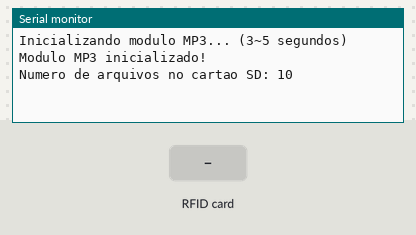
Recording of a sketch running on a simulated Arduino Uno, built with avr-gcc and run on an emulated ATmega328P. Shown: the last lines printed to the serial monitor. The test bench sets the inputs (shaded band). The audio player accepts every command and is not drawn.

Above: at 1.7 s.
1.8 s: RFID card 51 70 23 D9 held to the reader
At 2.2 s:
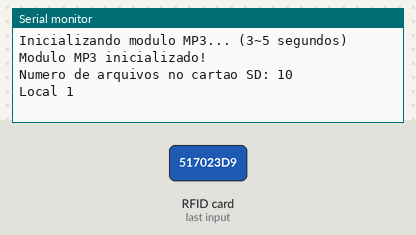
3.3 s: RFID card AA 68 8F C9 held to the reader
At 4.0 s:
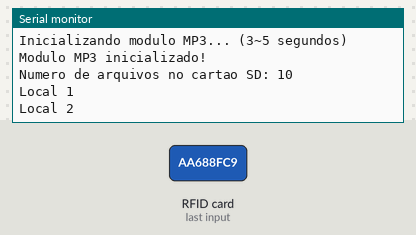

Measured:
- after the input at 1.8 s, the serial monitor: prints a new line at once (image 1)
- after the input at 3.3 s, the serial monitor: prints a new line at once (image 2)

The sketch:

source-code.ino
```cpp
// Author: Taylor Byk Schinvelksi

#include "Arduino.h"

// Libs MP3
#include "SoftwareSerial.h"
#include "DFRobotDFPlayerMini.h"

// Libs RFID
#include <SPI.h>
#include <MFRC522.h>

#define SS_PIN 10 // PINO SDA
#define RST_PIN 9 // PINO DE RESET
#define TX_PIN 5 // PINO TX
#define RX_PIN 3 // PINO RX

//PASSAGEM DE PARÂMETROS REFERENTE AOS PINOS
SoftwareSerial mySoftwareSerial(TX_PIN, RX_PIN);
MFRC522 rfid(SS_PIN, RST_PIN);

DFRobotDFPlayerMini MP3Player;

String Tag_RFID = "";

void encode(){ // Gera tag RFID
  Tag_RFID = "";
  for (byte i = 0; i < 4; i++) {
    Tag_RFID +=
    (rfid.uid.uidByte[i] < 0x10 ? "0" : "") +
    String(rfid.uid.uidByte[i], HEX) +
    (i!=3 ? ":" : "");
  }
  Tag_RFID.toUpperCase();
}

void setup()
{
  mySoftwareSerial.begin(9600);//Comunicacao serial com o modulo
  Serial.begin(115200);//Inicializa a serial do Arduino
  SPI.begin(); //inicializa barramento SPI
  rfid.PCD_Init(); //Inicializa leitor RFID

  Serial.println(F("Inicializando modulo MP3... (3~5 segundos)"));
  if (!MP3Player.begin(mySoftwareSerial))
  {
    Serial.println(F("Nao inicializado:"));
    Serial.println(F("1.Cheque as conexoes do MP3"));
    Serial.println(F("2.Insira um cartao SD"));
    while (true);
  }
  Serial.println(F("Modulo MP3 inicializado!"));

  //Definicoes iniciais
  MP3Player.setTimeOut(500); //Timeout serial 500ms
  MP3Player.volume(5); //Volume 5
  MP3Player.EQ(0); //Equalizacao normal

  //Mostra os MP3 no cartao SD
  Serial.print("Numero de arquivos no cartao SD: ");
  Serial.println(MP3Player.readFileCounts(DFPLAYER_DEVICE_SD));
}

void loop()
{
  if (!rfid.PICC_IsNewCardPresent() || !rfid.PICC_ReadCardSerial()) // Le o RFID
    return; // Retorna para ler novamente

  encode();

  if(Tag_RFID == "51:70:23:D9"){
    Serial.println("Local 1");
    MP3Player.play(1);
  }
  if(Tag_RFID == "AA:68:8F:C9"){
    Serial.println("Local 2");
    MP3Player.play(2);
  }

  rfid.PICC_HaltA(); //Para a leitura
  rfid.PCD_StopCrypto1(); //Para a criptografia
}
```
